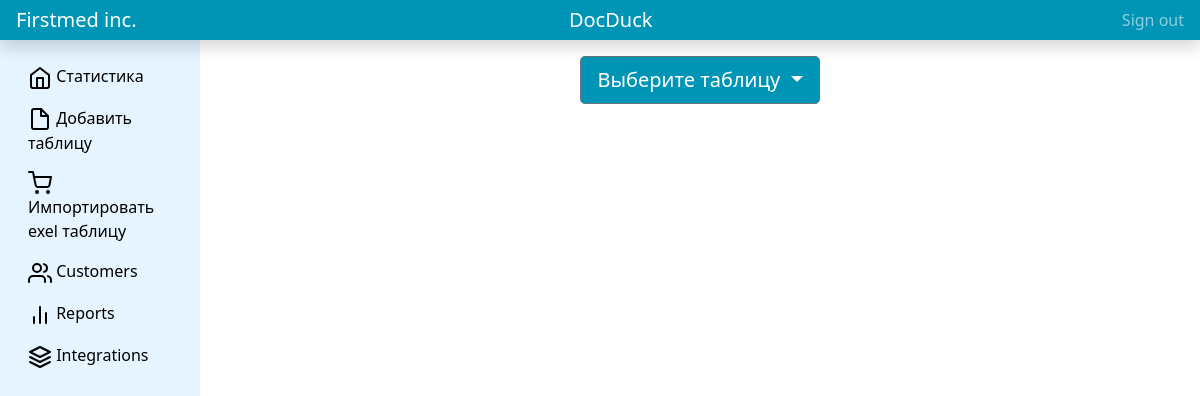
/addtable (signed in), run on an earlier commit of the app's database.
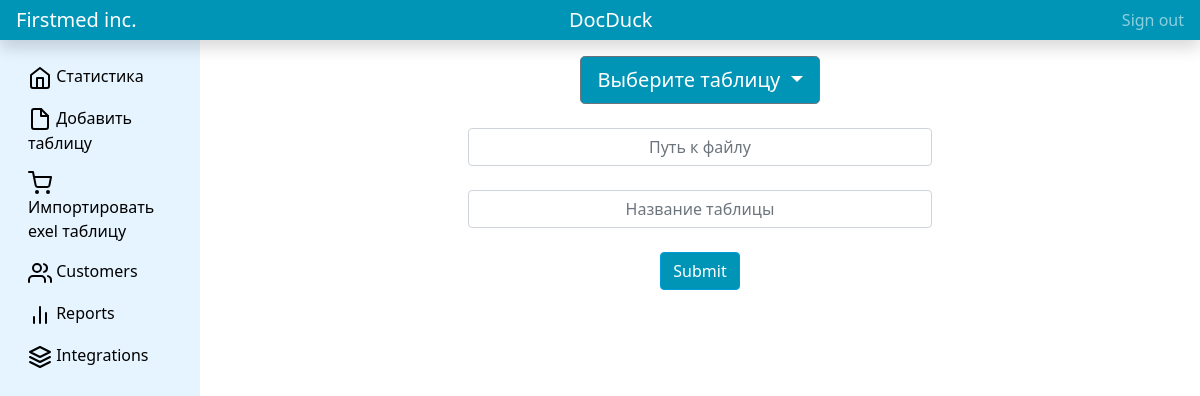
And on a later commit of the database.
### Httpapp/roots.py (the view)
@apps.route('/addtable', methods=['POST', 'GET'])
def addtable():
    if request.method == 'POST':
        route = request.form['route']
        sheetname = request.form['sheetname']
        new_table(rf'{route}', f'{sheetname}')
    return render_template('addtable.html')

### Httpapp/roots.py (called while the page is built)
@manager.user_loader
def load_user(user_id):
    return User.query.get(user_id)

### Httpapp/templates/addtable.html (shortened to what this page needs)
{% extends 'base.html' %}
{% block body %}
    {% if current_user.is_Admin == True %}
        <div class="row justify-content-center">
    <form method="post" class="col-6 text-center">
        <input type="text" name="route" id="route" class="form-control text-center" placeholder="Путь к файлу"><br>
        <input type="text" name="sheetname" id="sheetname" class="form-control text-center" placeholder="Название таблицы"><br>
        <input type="submit" class="btn btn-success" >
    </form>
    </div>
    {% endif %}
{% endblock %}

What changed in the data, as far as the page shows it:
changed User "DocDuck": is_Admin False → True (drawn)
